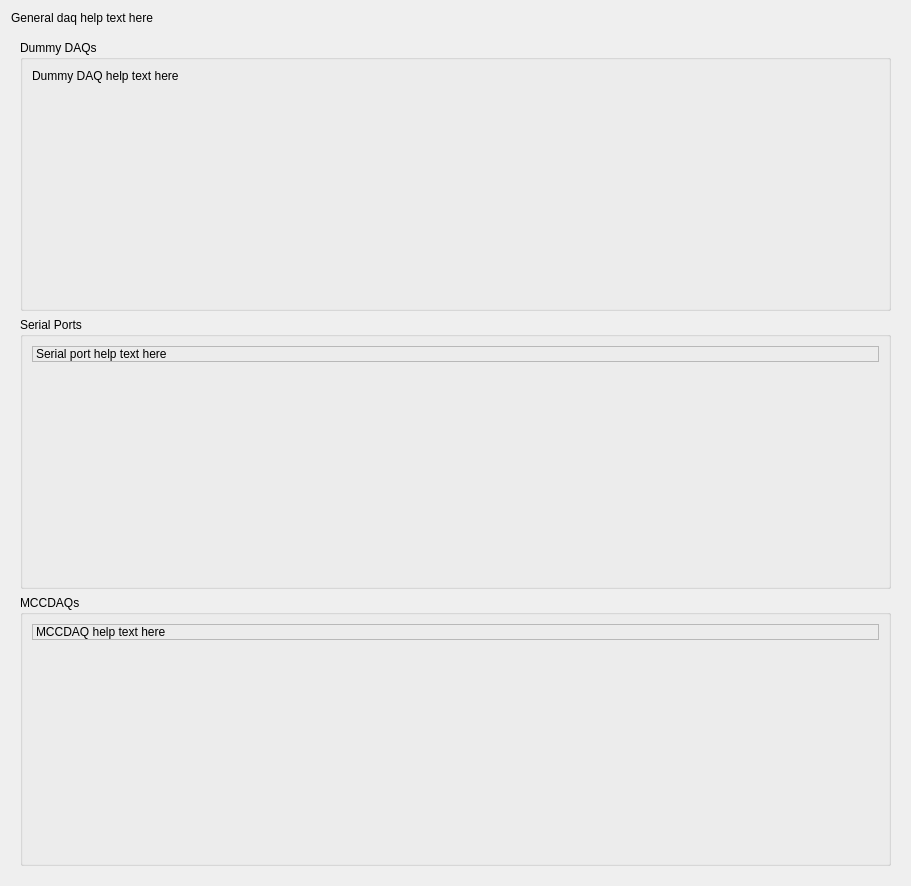
<?xml version="1.0" encoding="UTF-8"?>
<ui version="4.0">
 <class>DAQManagerFactory</class>
 <widget class="QWidget" name="DAQManagerFactory">
  <property name="geometry">
   <rect>
    <x>0</x>
    <y>0</y>
    <width>911</width>
    <height>886</height>
   </rect>
  </property>
  <property name="sizePolicy">
   <sizepolicy hsizetype="Preferred" vsizetype="Minimum">
    <horstretch>0</horstretch>
    <verstretch>0</verstretch>
   </sizepolicy>
  </property>
  <property name="windowTitle">
   <string>DAQ Device Configuration</string>
  </property>
  <layout class="QVBoxLayout" name="verticalLayout_5">
   <item>
    <widget class="QLabel" name="label_3">
     <property name="sizePolicy">
      <sizepolicy hsizetype="Preferred" vsizetype="Preferred">
       <horstretch>0</horstretch>
       <verstretch>0</verstretch>
      </sizepolicy>
     </property>
     <property name="text">
      <string>General daq help text here</string>
     </property>
     <property name="wordWrap">
      <bool>true</bool>
     </property>
    </widget>
   </item>
   <item>
    <widget class="QScrollArea" name="scrollArea">
     <property name="frameShape">
      <enum>QFrame::NoFrame</enum>
     </property>
     <property name="horizontalScrollBarPolicy">
      <enum>Qt::ScrollBarAsNeeded</enum>
     </property>
     <property name="sizeAdjustPolicy">
      <enum>QAbstractScrollArea::AdjustToContents</enum>
     </property>
     <property name="widgetResizable">
      <bool>true</bool>
     </property>
     <widget class="QWidget" name="scrollAreaWidgetContents">
      <property name="geometry">
       <rect>
        <x>0</x>
        <y>0</y>
        <width>893</width>
        <height>845</height>
       </rect>
      </property>
      <layout class="QVBoxLayout" name="verticalLayout_4">
       <item>
        <widget class="QGroupBox" name="groupBox">
         <property name="title">
          <string>Dummy DAQs</string>
         </property>
         <layout class="QVBoxLayout" name="verticalLayout_7">
          <item>
           <widget class="QLabel" name="label_4">
            <property name="text">
             <string>Dummy DAQ help text here</string>
            </property>
           </widget>
          </item>
          <item>
           <widget class="QWidget" name="widget_5" native="true">
            <property name="sizePolicy">
             <sizepolicy hsizetype="Preferred" vsizetype="Expanding">
              <horstretch>0</horstretch>
              <verstretch>0</verstretch>
             </sizepolicy>
            </property>
            <layout class="QVBoxLayout" name="verticalLayout_8">
             <item>
              <layout class="QGridLayout" name="DummyDAQsLayout"/>
             </item>
            </layout>
           </widget>
          </item>
         </layout>
        </widget>
       </item>
       <item>
        <widget class="QGroupBox" name="groupBox_2">
         <property name="sizePolicy">
          <sizepolicy hsizetype="Preferred" vsizetype="Expanding">
           <horstretch>0</horstretch>
           <verstretch>0</verstretch>
          </sizepolicy>
         </property>
         <property name="focusPolicy">
          <enum>Qt::NoFocus</enum>
         </property>
         <property name="title">
          <string>Serial Ports</string>
         </property>
         <layout class="QVBoxLayout" name="verticalLayout_9">
          <item>
           <widget class="QLabel" name="label_2">
            <property name="frameShape">
             <enum>QFrame::StyledPanel</enum>
            </property>
            <property name="text">
             <string>Serial port help text here</string>
            </property>
            <property name="wordWrap">
             <bool>true</bool>
            </property>
           </widget>
          </item>
          <item>
           <widget class="QWidget" name="widget_2" native="true">
            <property name="sizePolicy">
             <sizepolicy hsizetype="Preferred" vsizetype="Expanding">
              <horstretch>0</horstretch>
              <verstretch>0</verstretch>
             </sizepolicy>
            </property>
            <layout class="QVBoxLayout" name="verticalLayout_2">
             <item>
              <layout class="QGridLayout" name="SerialportDevicesLayout"/>
             </item>
            </layout>
           </widget>
          </item>
         </layout>
        </widget>
       </item>
       <item>
        <widget class="QGroupBox" name="MCCDAQGroupBox">
         <property name="sizePolicy">
          <sizepolicy hsizetype="Preferred" vsizetype="Expanding">
           <horstretch>0</horstretch>
           <verstretch>0</verstretch>
          </sizepolicy>
         </property>
         <property name="focusPolicy">
          <enum>Qt::NoFocus</enum>
         </property>
         <property name="title">
          <string>MCCDAQs</string>
         </property>
         <layout class="QVBoxLayout" name="verticalLayout">
          <item>
           <widget class="QLabel" name="label">
            <property name="frameShape">
             <enum>QFrame::StyledPanel</enum>
            </property>
            <property name="text">
             <string>MCCDAQ help text here</string>
            </property>
            <property name="wordWrap">
             <bool>true</bool>
            </property>
           </widget>
          </item>
          <item>
           <widget class="QWidget" name="widget" native="true">
            <property name="sizePolicy">
             <sizepolicy hsizetype="Preferred" vsizetype="Expanding">
              <horstretch>0</horstretch>
              <verstretch>0</verstretch>
             </sizepolicy>
            </property>
            <layout class="QVBoxLayout" name="verticalLayout_3">
             <item>
              <layout class="QGridLayout" name="MCCDAQDevicesLayout"/>
             </item>
            </layout>
           </widget>
          </item>
         </layout>
        </widget>
       </item>
      </layout>
     </widget>
    </widget>
   </item>
  </layout>
 </widget>
 <resources/>
 <connections/>
</ui>
